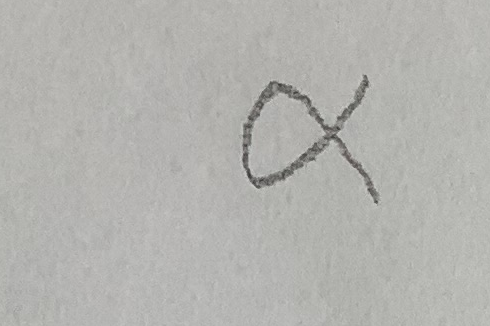
#> input picture main_dataset/alpha10.jpg, 490 x 326 px; its folder holds only this picture in this run
$ python clearing_background.py
#> lines starting #> are read from the running program, lines starting #| are printed output that depends on the picture
### utils.py
# -*- coding: utf-8 -*-
"""
Created on Fri Jan  7 18:59:15 2022

@author: Hardik
"""
import os
import cv2 as cv

def read_images(folder_dir,w,h):
#> called with folder_dir = 'main_dataset', w = 500, h = 400
    images = []
    names = []
    for filename in os.listdir(folder_dir):
        img = cv.imread(os.path.join(folder_dir,filename))
#> img is the input picture: shape (326, 490, 3); mean B, G, R 175.1, 178.8, 179
        img = cv.resize(img, (w,h))
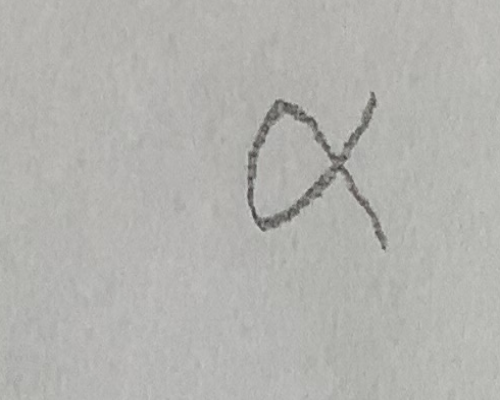
#> img: shape (400, 500, 3); mean B, G, R 174.9, 178.7, 178.9
        if img is not None:
            names.append(filename)
            images.append(img)
    return images, names

def extract_labels(names):
    labels = []
    for i in range(len(names)):
        filename, extension = os.path.splitext(names[i])
        label = ""
        for i in filename:
            if i.isalpha():
                label = "".join([label, i])
        labels.append(label)
    return labels

### clearing_background.py
# -*- coding: utf-8 -*-
"""
Created on Tue Dec 21 19:22:45 2021

@author: Hardik
"""
import numpy as np
import os
import cv2 as cv
from utils import read_images, extract_labels


original_images, names = read_images('main_dataset', 500,400)
#> original_images = 1 item; names = ['alpha10.jpg']
labels = extract_labels(names)
#> the loop in extract_labels, `for i in range(len(names)):` made 1 pass
#> after the loop in extract_labels, `for i in range(len(names)):`: labels = ['alpha']
#> labels = ['alpha']
out_fold = 'E:/Upwork/Handwritten_numbers/Symbols/new_dataset_1'

for m in range(len(original_images)):
    img_gray = cv.cvtColor(original_images[m], cv.COLOR_BGR2GRAY)  #
    img_gray_1 = img_gray[:]
    '''checking borders and comparing it to the mean value of the image'''
    corner_1 = np.mean(img_gray[0:3,0:3])
    corner_2 = np.mean(img_gray[len(img_gray)-4:len(img_gray), 0:3])
    corner_3 = np.mean(img_gray[0:3,len(img_gray[0])-4:len(img_gray[0])])
    corner_4 = np.mean(img_gray[len(img_gray)-4:len(img_gray),len(img_gray[0])-4:len(img_gray[0])])
    gray_mean = np.mean(img_gray)
    '''if noise is present in the corners then the loop below will replace it with the mean value which is generally white of paper
    here is noise is mostly the table behind the paper'''
    if abs(corner_1-gray_mean)>30 or abs(corner_2-gray_mean)>30 or abs(corner_3-gray_mean)>30 or abs(corner_4-gray_mean)>30:

        img_blur = cv.GaussianBlur(img_gray, (31,31), 0)

        min_value = np.amin(img_blur)
        _, img_bw = cv.threshold(img_blur, min_value+30, 255, cv.THRESH_BINARY_INV)

        nb_components, output, stats, centroids = cv.connectedComponentsWithStats(img_bw)

        kernel_size = cv.getStructuringElement(cv.MORPH_ELLIPSE,(5,5))


        img_bw_1 = img_bw[:]
        for i in range(1,nb_components):
            r,c = np.where(output==i)
            if min(r)==0 or min(c)==0 or max(r)==len(img_bw)-1 or max(c)==len(img_bw[0])-1:
                dummy_image = np.uint8(np.zeros_like(img_gray_1))
                dummy_image[np.where(output==i)]=255
                dummy_image = cv.dilate(dummy_image, kernel_size, iterations=5)
                img_gray_1[np.where(dummy_image==255)]=np.amax(img_blur)

    new_name = names[m]
    cv.imwrite(os.path.join(out_fold,new_name), img_gray_1)
#> this loop made 1 pass
#> (corner_1, corner_2, corner_3, corner_4, gray_mean, new_name) on pass 1: (184, 176.7, 183.2, 186.6, 178.4, 'alpha10.jpg')


$ run again, on main_dataset/alpha70.jpg
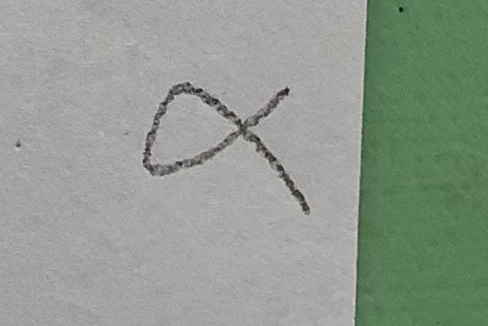
#> input picture main_dataset/alpha70.jpg, 488 x 326 px
#> in read_images, img is the input picture: shape (326, 488, 3); mean B, G, R 142.5, 153.4, 144.6
#> img: shape (400, 500, 3)
#> original_images = 1 item; names = ['alpha70.jpg']
#> the loop in extract_labels, `for i in range(len(names)):` made 1 pass
#> after the loop in extract_labels, `for i in range(len(names)):`: labels = ['alpha']
#> the loop `for m in range(len(original_images)):` made 1 pass
#> (corner_1, corner_2, corner_3, corner_4, gray_mean, min_value, nb_components, new_name) on pass 1: (168.6, 160.5, 112.1, 109.8, 149.4, 97, 7, 'alpha70.jpg')
#> pass 1, `nb_components, output, stats, centroids = cv.connectedComponentsWithSt..`:
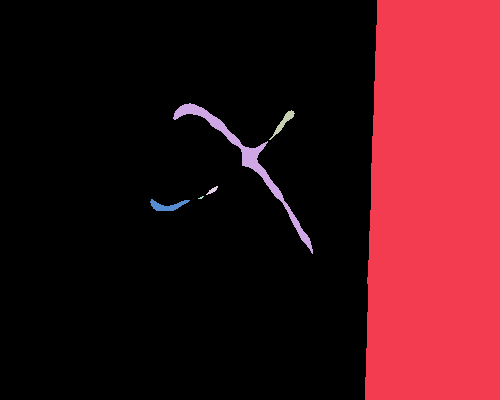
#> output: shape (400, 500) int32; 7 distinct labels, from 0 to 6; one colour per label, 0 black
#> after the loop `for m in range(len(original_images)):`:
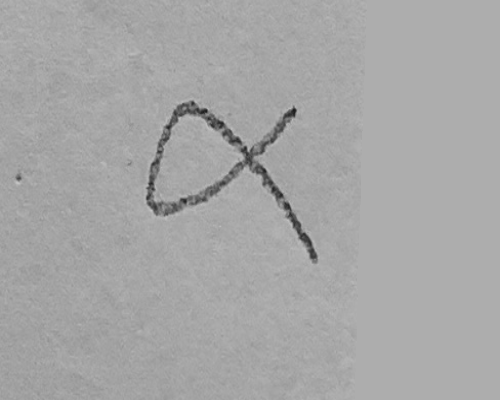
#> img_gray: shape (400, 500); min 27, max 198, mean 166.4

$ run again, on main_dataset/alpha77.jpg
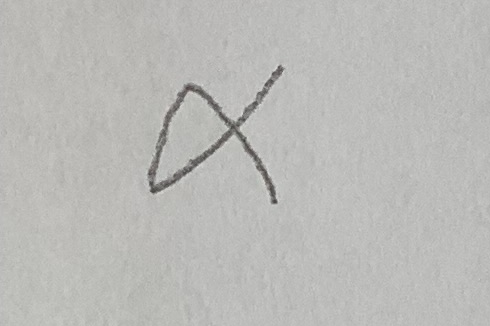
#> input picture main_dataset/alpha77.jpg, 490 x 326 px
#> in read_images, img is the input picture: shape (326, 490, 3); mean B, G, R 183.3, 186.2, 186.4
#> in read_images, `img = cv.resize(img, (w,h))`:
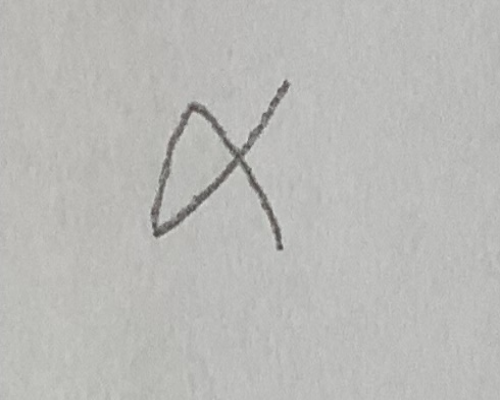
#> img: shape (400, 500, 3); mean B, G, R 183.2, 186, 186.3
#> original_images = 1 item; names = ['alpha77.jpg']
#> the loop in extract_labels, `for i in range(len(names)):` made 1 pass
#> after the loop in extract_labels, `for i in range(len(names)):`: labels = ['alpha']
#> the loop `for m in range(len(original_images)):` made 1 pass
#> (corner_1, corner_2, corner_3, corner_4, gray_mean, new_name) on pass 1: (186.7, 184.9, 187.2, 187.8, 185.9, 'alpha77.jpg')

$ run again, on main_dataset/alpha88.jpg
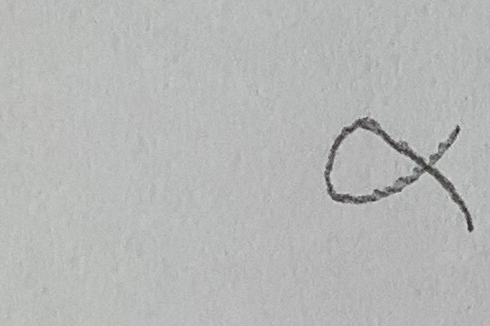
#> input picture main_dataset/alpha88.jpg, 490 x 326 px
#> in read_images, img is the input picture: shape (326, 490, 3); mean B, G, R 182.6, 183.6, 182.3
#> in read_images, `img = cv.resize(img, (w,h))`:
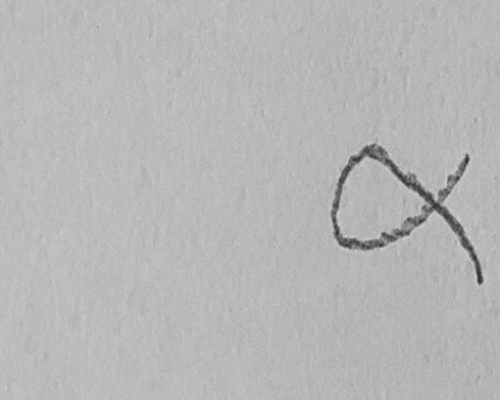
#> img: shape (400, 500, 3); mean B, G, R 182.4, 183.5, 182.2
#> original_images = 1 item; names = ['alpha88.jpg']
#> the loop in extract_labels, `for i in range(len(names)):` made 1 pass
#> after the loop in extract_labels, `for i in range(len(names)):`: labels = ['alpha']
#> the loop `for m in range(len(original_images)):` made 1 pass
#> (corner_1, corner_2, corner_3, corner_4, gray_mean, new_name) on pass 1: (190.1, 187.2, 184.7, 181.4, 182.9, 'alpha88.jpg')

$ run again, on main_dataset/alpha25.jpg
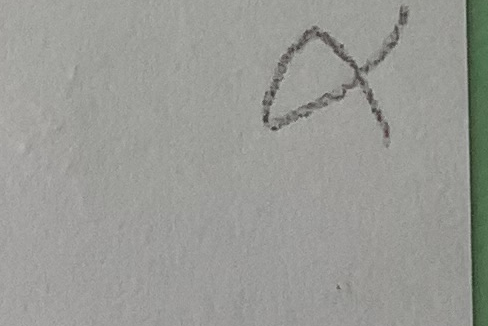
#> input picture main_dataset/alpha25.jpg, 488 x 326 px
#> in read_images, img is the input picture: shape (326, 488, 3); mean B, G, R 149.2, 153.9, 152.9
#> img: shape (400, 500, 3)
#> original_images = 1 item; names = ['alpha25.jpg']
#> the loop in extract_labels, `for i in range(len(names)):` made 1 pass
#> after the loop in extract_labels, `for i in range(len(names)):`: labels = ['alpha']
#> the loop `for m in range(len(original_images)):` made 1 pass
#> (corner_1, corner_2, corner_3, corner_4, gray_mean, min_value, nb_components, new_name) on pass 1: (164.8, 162.3, 104, 94.5, 152.9, 88, 4, 'alpha25.jpg')
#> pass 1, `nb_components, output, stats, centroids = cv.connectedComponentsWithSt..`:
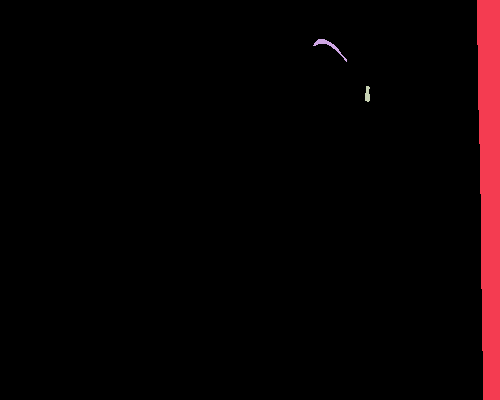
#> output: shape (400, 500) int32; 4 distinct labels, from 0 to 3; one colour per label, 0 black
#> after the loop `for m in range(len(original_images)):`:
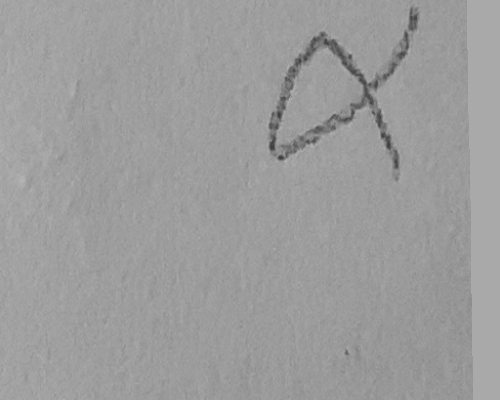
#> img_gray: shape (400, 500); min 60, max 181, mean 156.4
